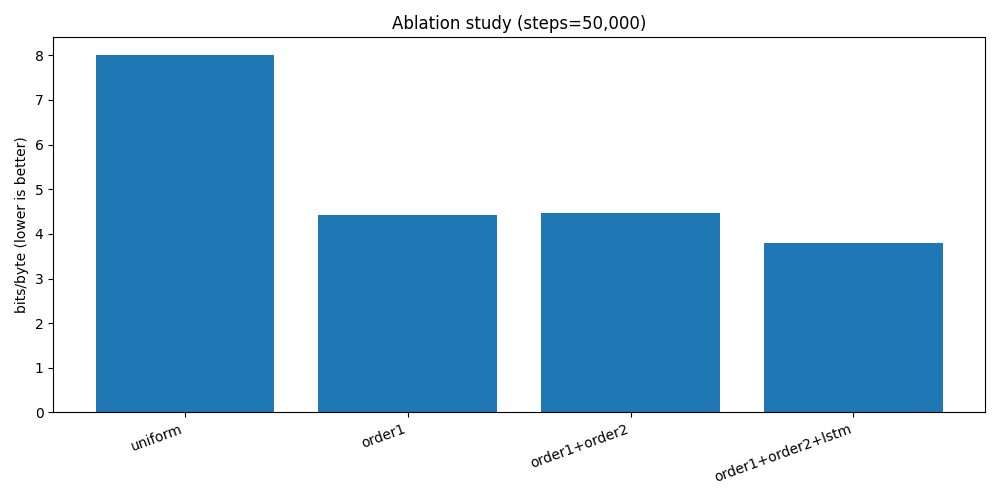

Write the Python code that produced this figure.
"""
ablation.py — Measure the contribution of each mixer component.

Adds components one at a time and measures the improvement in bits/byte:
  1. Uniform baseline (8 bits/byte)
  2. Order-1 only
  3. Order-1 + Order-2
  4. Order-1 + Order-2 + LSTM (64 hidden)
  5. Full mixer (all 6 components)

Usage:
    python ablation.py --file path/to/enwik8 --steps 50000
    python ablation.py --synthetic --steps 30000
"""

import argparse
import math
import time
import numpy as np
import torch
import torch.optim as optim

try:
    import matplotlib.pyplot as plt
    HAS_MPL = True
except ImportError:
    HAS_MPL = False

from model_arch import TinyLSTM, Order1Model, synthetic_text


ALPHA = 1.0  # Laplace smoothing

# ---------------------------------------------------------------------------
# Minimal Order-2 model
# ---------------------------------------------------------------------------

class Order2Model:
    def __init__(self):
        self.counts = {}  # (prev2, prev1) -> np.array[256]

    def predict(self, prev2: int, prev1: int) -> np.ndarray:
        key = (prev2, prev1)
        if key in self.counts:
            row = self.counts[key]
            return row / row.sum()
        return np.ones(256, dtype=np.float32) / 256.0

    def update(self, prev2: int, prev1: int, nxt: int):
        key = (prev2, prev1)
        if key not in self.counts:
            self.counts[key] = np.ones(256, dtype=np.float32) * ALPHA
        self.counts[key][nxt] += 1.0


# ---------------------------------------------------------------------------
# Geometric mixer
# ---------------------------------------------------------------------------

def blend(predictions: list, weights: list) -> np.ndarray:
    log_p = np.zeros(256, dtype=np.float64)
    for pred, w in zip(predictions, weights):
        log_p += w * np.log(np.maximum(pred, 1e-30))
    # Softmax re-normalize
    log_p -= log_p.max()
    p = np.exp(log_p)
    return p / p.sum()


# ---------------------------------------------------------------------------
# Ablation configurations
# ---------------------------------------------------------------------------

CONFIGS = {
    "uniform":           {"order1": False, "order2": False, "lstm": False},
    "order1":            {"order1": True,  "order2": False, "lstm": False},
    "order1+order2":     {"order1": True,  "order2": True,  "lstm": False},
    "order1+order2+lstm":{"order1": True,  "order2": True,  "lstm": True},
}


def run_config(data: bytes, cfg: dict, lr: float, steps: int,
               device: torch.device, hidden: int = 64) -> float:
    use_order1 = cfg["order1"]
    use_order2 = cfg["order2"]
    use_lstm   = cfg["lstm"]

    o1 = Order1Model() if use_order1 else None
    o2 = Order2Model() if use_order2 else None

    lstm_model = None
    optimizer  = None
    if use_lstm:
        lstm_model = TinyLSTM(hidden=hidden, embed_dim=hidden).to(device)
        lstm_model.train()
        lstm_model.reset_state(device=device)
        optimizer = optim.SGD(lstm_model.parameters(), lr=lr, momentum=0.9)

    n = min(len(data), steps + 1)
    total_bits = 0.0

    prev1 = 0
    prev2 = 0
    prev_t = torch.tensor([0], dtype=torch.long, device=device)

    for i in range(n - 1):
        actual = data[i + 1]
        preds  = []
        ws     = []

        if not use_order1 and not use_order2 and not use_lstm:
            p = np.ones(256, dtype=np.float32) / 256.0
        else:
            if use_order1:
                preds.append(o1.predict(prev1))
                ws.append(1.0)
            if use_order2:
                preds.append(o2.predict(prev2, prev1))
                ws.append(1.0)
            if use_lstm:
                with torch.no_grad():
                    lp = lstm_model(prev_t).cpu().numpy()
                preds.append(lp)
                ws.append(1.0)
            # Equal weights (no online mixer learning in ablation for clarity)
            total_w = sum(ws)
            ws = [w / total_w for w in ws]
            p = blend(preds, ws)

        total_bits += -math.log2(max(p[actual], 1e-30))

        # Update statistical models
        if use_order1:
            o1.update(prev1, actual)
        if use_order2:
            o2.update(prev2, prev1, actual)
        if use_lstm:
            actual_t = torch.tensor([actual], dtype=torch.long, device=device)
            probs_t  = lstm_model(prev_t)
            loss     = -torch.log(probs_t[actual] + 1e-30)
            optimizer.zero_grad()
            loss.backward()
            optimizer.step()
            lstm_model.h = lstm_model.h.detach()
            lstm_model.c = lstm_model.c.detach()
            prev_t = actual_t

        prev2 = prev1
        prev1 = actual

    return total_bits / max(n - 1, 1)


def main():
    parser = argparse.ArgumentParser()
    parser.add_argument("--file",      type=str,   default=None)
    parser.add_argument("--synthetic", action="store_true")
    parser.add_argument("--hidden",    type=int,   default=64)
    parser.add_argument("--lr",        type=float, default=0.005)
    parser.add_argument("--steps",     type=int,   default=50_000)
    parser.add_argument("--cpu",       action="store_true")
    args = parser.parse_args()

    device = torch.device("cpu") if args.cpu or not torch.cuda.is_available() else torch.device("cuda")

    if args.file:
        with open(args.file, "rb") as f:
            data = f.read(args.steps + 1)
        print(f"Loaded {len(data):,} bytes from {args.file}")
    else:
        data = synthetic_text(args.steps + 1)
        print(f"Using synthetic text ({len(data):,} bytes)")

    print(f"\nAblation study (steps={args.steps:,}, hidden={args.hidden}, lr={args.lr}):\n")

    results = {}
    for name, cfg in CONFIGS.items():
        t0 = time.perf_counter()
        bpb = run_config(data, cfg, lr=args.lr, steps=args.steps, device=device, hidden=args.hidden)
        elapsed = time.perf_counter() - t0
        print(f"  {name:<28}  {bpb:.4f} bits/byte  ({elapsed:.1f}s)")
        results[name] = bpb

    print("\nComponent contributions:")
    names = list(results.keys())
    for i in range(1, len(names)):
        delta = results[names[i-1]] - results[names[i]]
        print(f"  {names[i-1]!s} → {names[i]!s}: -{delta:.4f} bits/byte")

    if HAS_MPL:
        labels = list(results.keys())
        values = list(results.values())
        plt.figure(figsize=(10, 5))
        bars = plt.bar(range(len(labels)), values)
        plt.xticks(range(len(labels)), labels, rotation=20, ha="right")
        plt.ylabel("bits/byte (lower is better)")
        plt.title(f"Ablation study (steps={args.steps:,})")
        plt.tight_layout()
        out = "ablation.png"
        plt.savefig(out)
        print(f"\nPlot saved to {out}")


if __name__ == "__main__":
    main()
